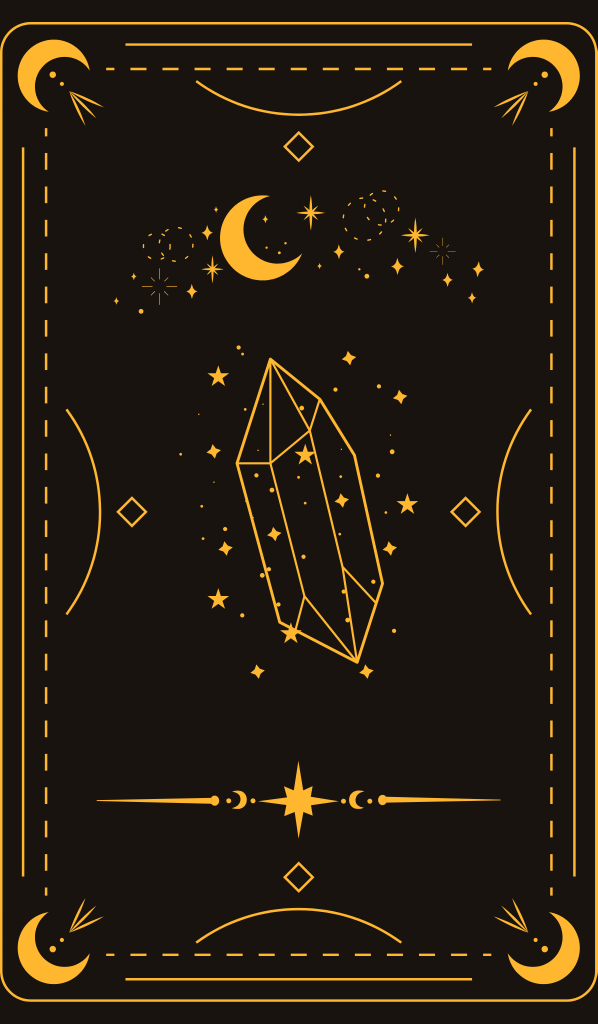
#> input picture videos/pipeline/hd/card_back.png, 1195 x 2048 px, found by its file name (shown at 1/2 size); its folder holds 6 pictures in this run
$ python build_safe.py
#> lines starting #> are read from the running program, lines starting #| are printed output that depends on the picture
import os, shutil, zipfile
from PIL import Image

HERE = os.path.dirname(os.path.abspath(__file__))
SB = r"C:/Users/lidmi/AppData/Local/Temp/claude/C--Users-lidmi-Documents-GitHub-TAROTIQ/46b3b937-38d0-4aaf-9fd6-ed74993d137c/scratchpad"
HD = SB + "/video/hd"
DEST = r"C:/Users/lidmi/Documents/GitHub/TAROTIQ/ads/html5_appcampaign/zips_upload"
AST = HERE + "/assets"; os.makedirs(AST, exist_ok=True)
WORK = HERE + "/work"; shutil.rmtree(WORK, ignore_errors=True); os.makedirs(WORK)

SRC = {'card_back':HD+'/card_back.png','moon':HD+'/the_moon.jpg','star':HD+'/the_star.jpg','sun':HD+'/the_sun.jpg','lovers':HD+'/the_lovers.jpg'}
for name, p in SRC.items():
    im = Image.open(p).convert('RGB'); im = im.resize((300, int(im.height*300/im.width)), Image.LANCZOS)
#> further down, im is the input picture: PIL image 1195x2048 RGB; mean R, G, B 39.3, 29.2, 18
#> after `im = im.resize((300, int(im.height * 300 / im.width)), Image.LANCZOS)`:
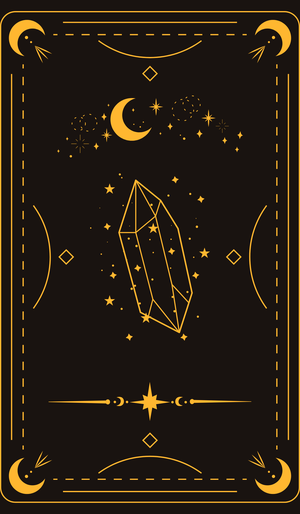
#> im: PIL image 300x514 RGB; mean R, G, B 39.1, 29.2, 18
    im.convert('P', palette=Image.ADAPTIVE, colors=256).save(AST+"/"+name+".png", 'PNG', optimize=True)
#> pass 2 of the loop `for name, p in SRC.items():`:
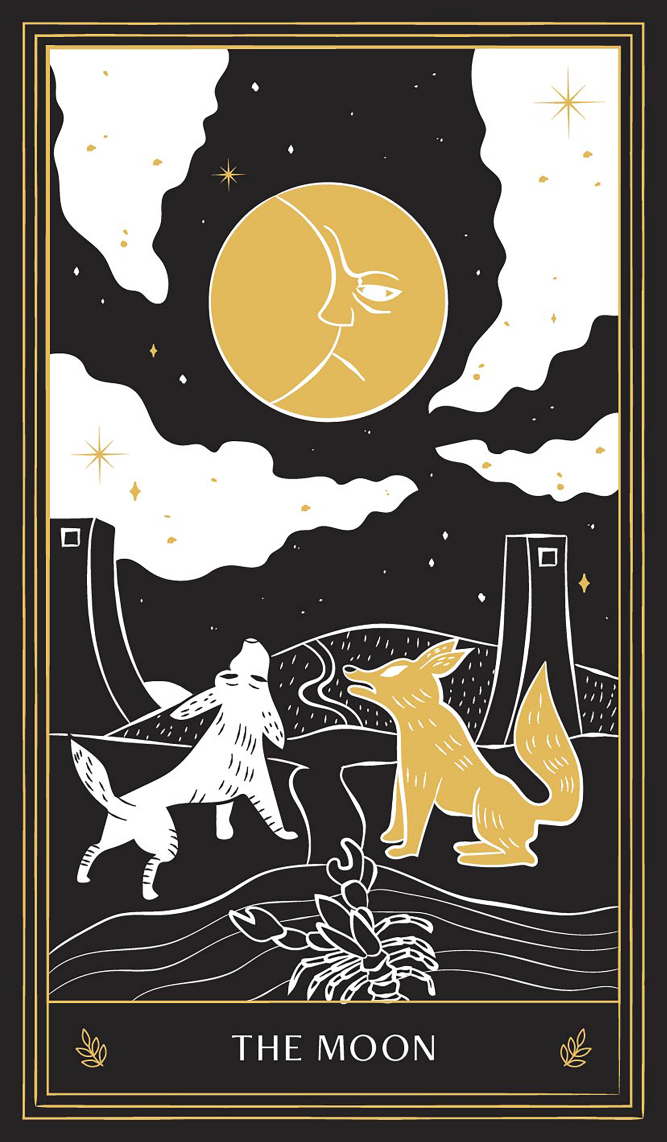
#> input picture videos/pipeline/hd/the_moon.jpg, 2000 x 3425 px, found by its file name (shown at 1/3 size)
#> im is the input picture: PIL image 2000x3425 RGB; mean R, G, B 106.2, 99.9, 89.2
#> `im = im.resize((300, int(im.height * 300 / im.width)), Image.LANCZOS)`:
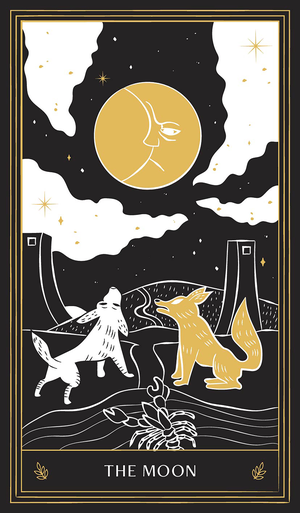
#> im: PIL image 300x513 RGB; mean R, G, B 105.9, 99.7, 88.9
#> pass 3 of the loop `for name, p in SRC.items():`:
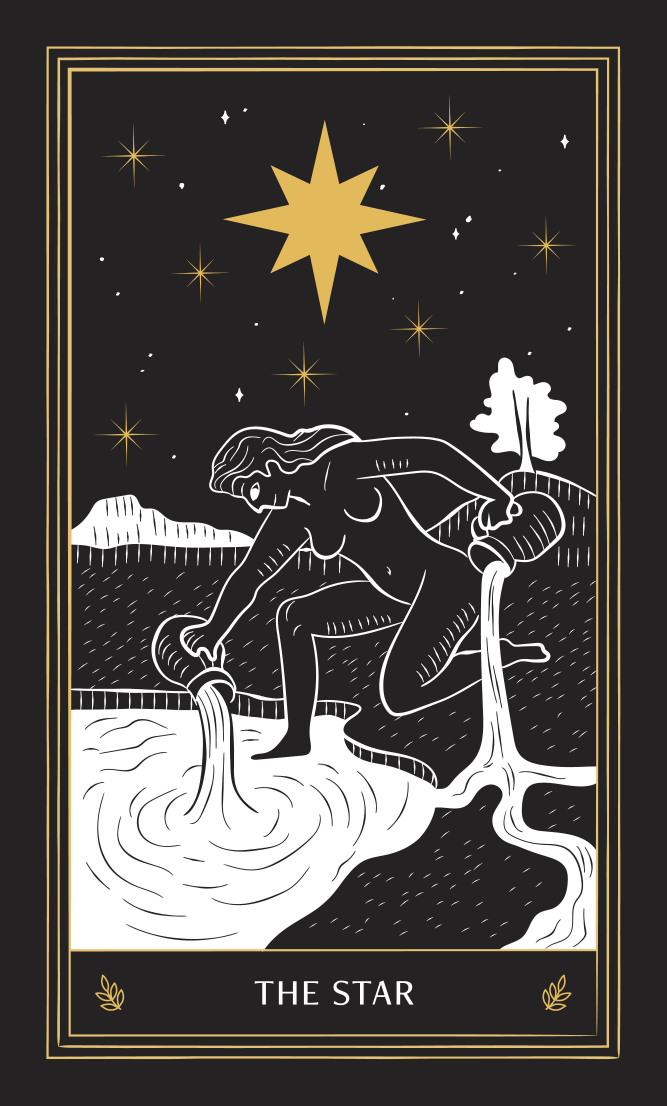
#> input picture videos/pipeline/hd/the_star.jpg, 2000 x 3316 px, found by its file name (shown at 1/3 size)
#> im is the input picture: PIL image 2000x3316 RGB; mean R, G, B 76.9, 73.5, 70.2
#> `im = im.resize((300, int(im.height * 300 / im.width)), Image.LANCZOS)`:
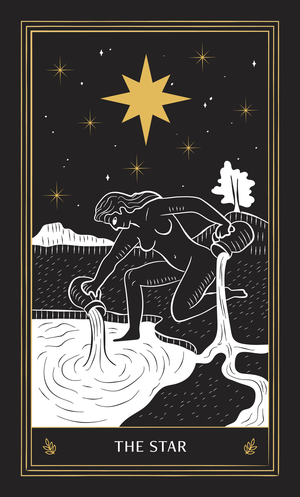
#> im: PIL image 300x497 RGB; mean R, G, B 76.6, 73.2, 69.9
#> (the run stopped early here; a loop or call above may not have finished)
